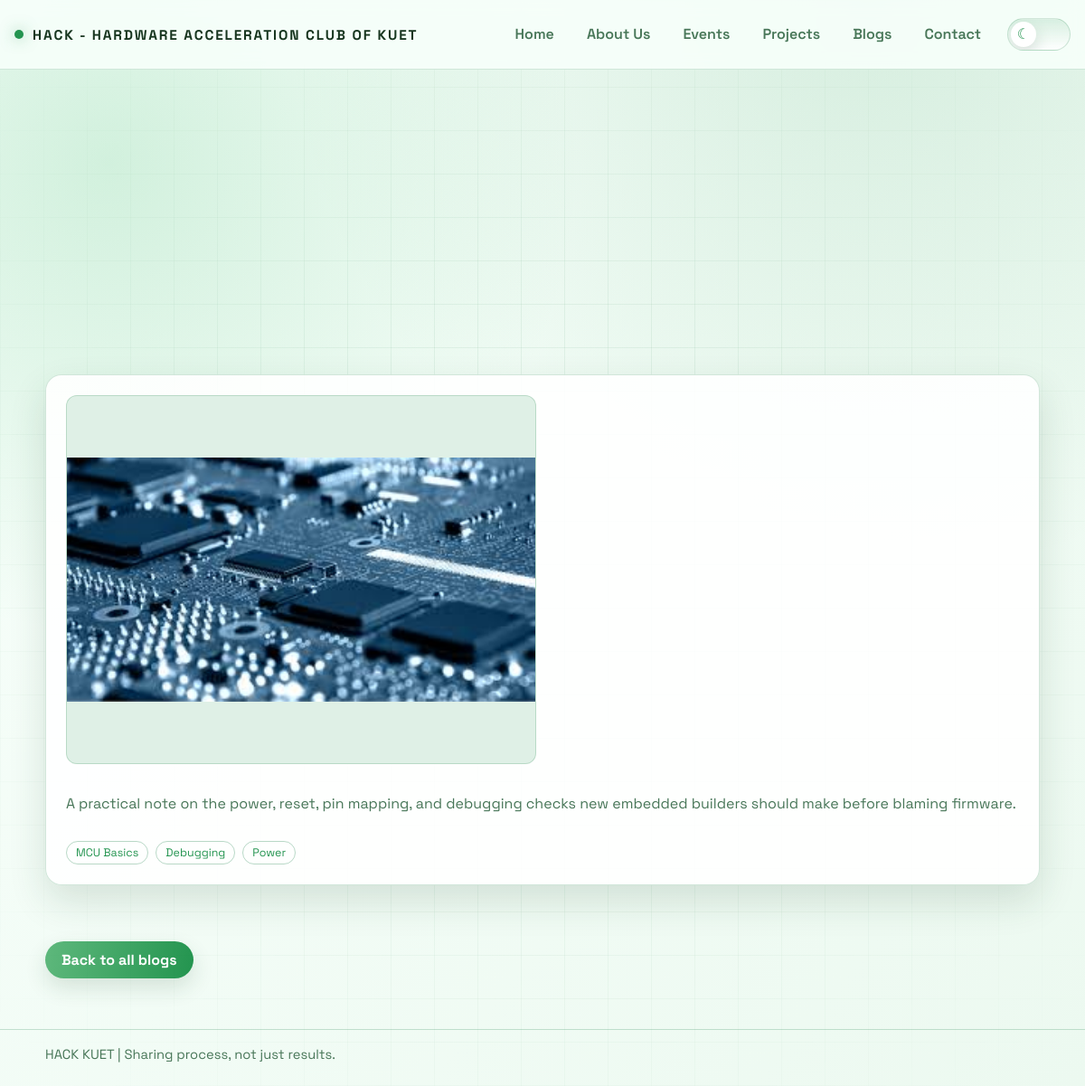
/blog-detail.php?slug=mcu-mistakes, run on the app's committed database.
### tables this page shows
CREATE TABLE IF NOT EXISTS `blogs` (
  `id`           INT UNSIGNED NOT NULL AUTO_INCREMENT,
  `title`        VARCHAR(200) NOT NULL,
  `slug`         VARCHAR(220) NOT NULL,
  `author_name`  VARCHAR(100) NOT NULL,
  `author_email` VARCHAR(150) NULL DEFAULT NULL,
  `author_university` VARCHAR(150) NULL DEFAULT NULL,
  `author_department` VARCHAR(100) NULL DEFAULT NULL,
  `content`      LONGTEXT     NOT NULL,
  `excerpt`      TEXT         NULL DEFAULT NULL,
  `cover_image`  VARCHAR(255) NULL DEFAULT NULL,
  `image_2`      VARCHAR(255) NULL DEFAULT NULL,
  `tags`         VARCHAR(500) NULL DEFAULT NULL,
  `status`       ENUM('pending','published','rejected') NOT NULL DEFAULT 'pending',
  `submitted_at` TIMESTAMP    NOT NULL DEFAULT CURRENT_TIMESTAMP,
  `published_at` TIMESTAMP    NULL DEFAULT NULL,
  `reviewed_by`  INT UNSIGNED NULL DEFAULT NULL,
  PRIMARY KEY (`id`),
  UNIQUE KEY `uq_blog_slug` (`slug`),
  KEY `idx_blog_status` (`status`),
  CONSTRAINT `fk_blog_reviewer` FOREIGN KEY (`reviewed_by`) REFERENCES `admins` (`id`) ON DELETE SET NULL
);

### blog-detail.php (the view, shortened to what this page needs)
<?php
require_once __DIR__ . '/public-data.php';
$slug = trim((string) ($_GET['slug'] ?? ''));
$rows = public_rows("SELECT * FROM blogs WHERE slug = ? AND status = 'published' LIMIT 1", [$slug]);
$blog = $rows[0] ?? null;
    ?>
    <?php
$images = array_values(array_filter([$blog['cover_image'] ?? '', $blog['image_2'] ?? '']));
?>
    <main class="container">
        <section class="section">
            <article class="card blog-intro">
                <?php if ($images): ?>
                    <div class="blog-gallery">
                        <?php foreach ($images as $image): ?>
                            <img src="<?= public_h($image) ?>" alt="<?= public_h($blog['title']) ?> image" onerror="this.remove()">
                        <?php endforeach; ?>
                    </div>
                <?php endif; ?>
                <div class="blog-content">
                    <?php foreach (preg_split('/\R{2,}/', trim($blog['content'])) as $paragraph): ?>
                        <p><?= nl2br(public_h($paragraph)) ?></p>
                    <?php endforeach; ?>
                </div>
                <?php $chips = public_chips($blog['tags'] ?? ''); ?>
                <?php if ($chips): ?>
                    <div class="chips">
                        <?php foreach ($chips as $chip): ?>
                            <span class="chip"><?= public_h($chip) ?></span>
                        <?php endforeach; ?>
                    </div>
                <?php endif; ?>
            </article>
        </section>
        <section class="section back-link-section">
            <a class="back-link-btn" href="blogs.php">Back to all blogs</a>
        </section>
    </main>

### style.css (style rules this page uses)
:root { --bg-1: #f8fffb; --bg-2: #ecf9f0; --panel: rgba(255, 255, 255, 0.9); --panel-border: rgba(52, 140, 89, 0.22); --text: #17351f; --muted: #487658; --accent: #23944f; --accent-2: #5eb87c; --shadow: 0 18px 42px rgba(26, 74, 42, 0.14); --bg-glow-1: rgba(92, 196, 130, 0.24); --bg-glow-2: rgba(54, 157, 93, 0.15); --grid-line: rgba(42, 128, 76, 0.08); --header-bg: rgba(248, 255, 251, 0.88); --header-border: rgba(52, 140, 89, 0.2); --chip-border: rgba(52, 140, 89, 0.34); --timeline-border: rgba(52, 140, 89, 0.34); --input-border: rgba(52, 140, 89, 0.3); --input-bg: rgba(255, 255, 255, 0.96); --nav-hover-border: rgba(52, 140, 89, 0.48); --footer-border: rgba(52, 140, 89, 0.26); --btn-text: #ffffff; --focus-ring: rgba(35, 148, 79, 0.28); --brand-glow: rgba(35, 148, 79, 0.5); --toggle-track: rgba(35, 148, 79, 0.14); --toggle-track-hover: rgba(35, 148, 79, 0.22); --toggle-thumb: #ffffff; --toggle-thumb-shadow: 0 8px 18px rgba(26, 74, 42, 0.18); }
* { box-sizing: border-box; }
body { margin: 0; min-height: 100vh; color: var(--text); font-family: "Space Grotesk", "Segoe UI", sans-serif; background: radial-gradient(circle at 10% 15%, var(--bg-glow-1), transparent 35%), radial-gradient(circle at 80% 0%, var(--bg-glow-2), transparent 42%), linear-gradient(130deg, var(--bg-1), var(--bg-2)); overflow-x: hidden; transition: background 260ms ease, color 220ms ease; }
html, body { max-width: 100%; }
body::before { content: ""; position: fixed; inset: 0; pointer-events: none; background-image: linear-gradient(var(--grid-line) 1px, transparent 1px), linear-gradient(90deg, var(--grid-line) 1px, transparent 1px); background-size: 48px 48px; mask-image: radial-gradient(circle at center, black 30%, transparent 95%); }
.container { width: min(1100px, calc(100% - 32px)); margin: 0 auto; }
.section { padding: 24px 0 56px; }
.card { background: var(--panel); border: 1px solid var(--panel-border); border-radius: 18px; padding: 22px; box-shadow: var(--shadow); animation: riseIn 700ms ease both; }
.card p { margin: 0; color: var(--muted); line-height: 1.55; }
.blog-intro { display: grid; gap: 14px; }
.blog-intro p { margin: 0; }
.blog-content { display: grid; gap: 14px; }
.blog-content p { margin: 0; }
.blog-gallery { display: grid; grid-template-columns: repeat(2, minmax(0, 1fr)); gap: 14px; margin: 0 0 18px; }
.blog-gallery img { width: 100%; height: clamp(220px, 34vw, 420px); object-fit: contain; object-position: center; background: color-mix(in srgb, var(--panel) 86%, var(--accent) 14%); border-radius: 12px; border: 1px solid var(--panel-border); }
.js-reveal { opacity: 0; transform: translateY(20px); transition: opacity 420ms ease, transform 420ms ease; }
.chips { margin-top: 14px; display: flex; flex-wrap: wrap; gap: 8px; }
.chip { border: 1px solid var(--chip-border); border-radius: 999px; padding: 4px 10px; font-size: 0.78rem; color: var(--accent); }
.back-link-btn { display: inline-flex; width: fit-content; align-items: center; justify-content: center; margin-top: 6px; border-radius: 999px; padding: 10px 18px; background: linear-gradient(100deg, var(--accent-2), var(--accent)); color: var(--btn-text); font-weight: 700; text-decoration: none; box-shadow: 0 10px 24px rgba(26, 74, 42, 0.14); transition: filter 180ms ease, transform 180ms ease; }
.back-link-section { padding-top: 0; display: flex; justify-content: flex-start; }

### data on the page
blogs: content "A practical note on the power, reset, pin mapping, and debugging checks new embedded builders should make before blaming firmware.", tags "MCU Basics", tags "Debugging", tags "Power"

### other printed values
public_h($label) "Home"
public_h($label) "About Us"
public_h($label) "Events"
public_h($label) "Projects"
public_h($label) "Blogs"
public_h($label) "Contact"
public_h($text) "HACK KUET | Sharing process, not just results."
